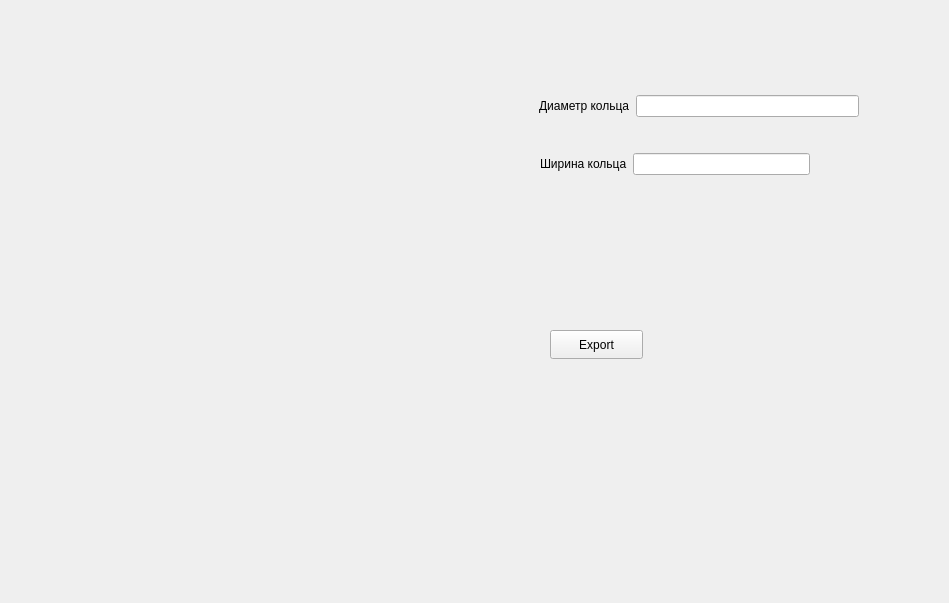
<?xml version="1.0" encoding="UTF-8"?>
<ui version="4.0">
 <class>RingForm</class>
 <widget class="QWidget" name="RingForm">
  <property name="geometry">
   <rect>
    <x>0</x>
    <y>0</y>
    <width>949</width>
    <height>603</height>
   </rect>
  </property>
  <property name="windowTitle">
   <string>Prosthetic Designer</string>
  </property>
  <property name="windowIcon">
   <iconset>
    <normaloff>Logo.jpg</normaloff>Logo.jpg</iconset>
  </property>
  <widget class="QLabel" name="label_pic_ring">
   <property name="geometry">
    <rect>
     <x>11</x>
     <y>11</y>
     <width>520</width>
     <height>581</height>
    </rect>
   </property>
   <property name="text">
    <string/>
   </property>
   <property name="pixmap">
    <pixmap>Ring.jpg</pixmap>
   </property>
   <property name="scaledContents">
    <bool>true</bool>
   </property>
  </widget>
  <widget class="QWidget" name="layoutWidget">
   <property name="geometry">
    <rect>
     <x>539</x>
     <y>92</y>
     <width>320</width>
     <height>28</height>
    </rect>
   </property>
   <layout class="QHBoxLayout" name="horizontalLayout">
    <item>
     <widget class="QLabel" name="label_2">
      <property name="text">
       <string>Диаметр кольца</string>
      </property>
     </widget>
    </item>
    <item>
     <widget class="QLineEdit" name="ring_diam_lineEdit"/>
    </item>
   </layout>
  </widget>
  <widget class="QPushButton" name="pushButton">
   <property name="geometry">
    <rect>
     <x>550</x>
     <y>330</y>
     <width>93</width>
     <height>29</height>
    </rect>
   </property>
   <property name="text">
    <string>Export</string>
   </property>
  </widget>
  <widget class="QWidget" name="layoutWidget">
   <property name="geometry">
    <rect>
     <x>540</x>
     <y>150</y>
     <width>270</width>
     <height>28</height>
    </rect>
   </property>
   <layout class="QHBoxLayout" name="horizontalLayout_2">
    <item>
     <widget class="QLabel" name="label">
      <property name="text">
       <string>Ширина кольца</string>
      </property>
     </widget>
    </item>
    <item>
     <widget class="QLineEdit" name="lineEdit"/>
    </item>
   </layout>
  </widget>
 </widget>
 <resources/>
 <connections/>
</ui>
